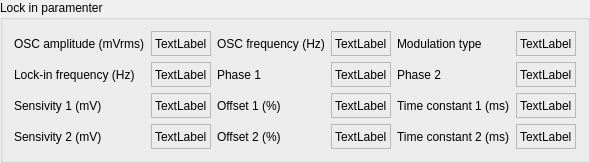
    <widget class="QGroupBox" name="groupBox_2">
     <property name="title">
      <string>Lock in paramenter</string>
     </property>
     <layout class="QGridLayout" name="gridLayout_3">
      <item row="2" column="1">
       <widget class="QLabel" name="label_88">
        <property name="sizePolicy">
         <sizepolicy hsizetype="Preferred" vsizetype="Fixed">
          <horstretch>0</horstretch>
          <verstretch>0</verstretch>
         </sizepolicy>
        </property>
        <property name="minimumSize">
         <size>
          <width>0</width>
          <height>25</height>
         </size>
        </property>
        <property name="maximumSize">
         <size>
          <width>16777215</width>
          <height>25</height>
         </size>
        </property>
        <property name="frameShape">
         <enum>QFrame::StyledPanel</enum>
        </property>
        <property name="text">
         <string>TextLabel</string>
        </property>
       </widget>
      </item>
      <item row="2" column="0">
       <widget class="QLabel" name="label_87">
        <property name="text">
         <string>Lock-in frequency (Hz)</string>
        </property>
       </widget>
      </item>
      <item row="2" column="2">
       <widget class="QLabel" name="label_67">
        <property name="text">
         <string>Phase 1</string>
        </property>
       </widget>
      </item>
      <item row="3" column="0">
       <widget class="QLabel" name="label_69">
        <property name="text">
         <string>Sensivity 1 (mV)</string>
        </property>
       </widget>
      </item>
      <item row="0" column="5">
       <widget class="QLabel" name="label_86">
        <property name="sizePolicy">
         <sizepolicy hsizetype="Preferred" vsizetype="Fixed">
          <horstretch>0</horstretch>
          <verstretch>0</verstretch>
         </sizepolicy>
        </property>
        <property name="minimumSize">
         <size>
          <width>0</width>
          <height>25</height>
         </size>
        </property>
        <property name="maximumSize">
         <size>
          <width>16777215</width>
          <height>25</height>
         </size>
        </property>
        <property name="frameShape">
         <enum>QFrame::StyledPanel</enum>
        </property>
        <property name="text">
         <string>TextLabel</string>
        </property>
       </widget>
      </item>
      <item row="0" column="4">
       <widget class="QLabel" name="label_85">
        <property name="text">
         <string>Modulation type</string>
        </property>
       </widget>
      </item>
      <item row="0" column="3">
       <widget class="QLabel" name="label_76">
        <property name="sizePolicy">
         <sizepolicy hsizetype="Preferred" vsizetype="Fixed">
          <horstretch>0</horstretch>
          <verstretch>0</verstretch>
         </sizepolicy>
        </property>
        <property name="minimumSize">
         <size>
          <width>0</width>
          <height>25</height>
         </size>
        </property>
        <property name="maximumSize">
         <size>
          <width>16777215</width>
          <height>25</height>
         </size>
        </property>
        <property name="frameShape">
         <enum>QFrame::StyledPanel</enum>
        </property>
        <property name="text">
         <string>TextLabel</string>
        </property>
       </widget>
      </item>
      <item row="4" column="1">
       <widget class="QLabel" name="label_79">
        <property name="sizePolicy">
         <sizepolicy hsizetype="Preferred" vsizetype="Fixed">
          <horstretch>0</horstretch>
          <verstretch>0</verstretch>
         </sizepolicy>
        </property>
        <property name="minimumSize">
         <size>
          <width>0</width>
          <height>25</height>
         </size>
        </property>
        <property name="maximumSize">
         <size>
          <width>16777215</width>
          <height>25</height>
         </size>
        </property>
        <property name="frameShape">
         <enum>QFrame::StyledPanel</enum>
        </property>
        <property name="text">
         <string>TextLabel</string>
        </property>
       </widget>
      </item>
      <item row="2" column="3">
       <widget class="QLabel" name="label_77">
        <property name="sizePolicy">
         <sizepolicy hsizetype="Preferred" vsizetype="Fixed">
          <horstretch>0</horstretch>
          <verstretch>0</verstretch>
         </sizepolicy>
        </property>
        <property name="minimumSize">
         <size>
          <width>0</width>
          <height>25</height>
         </size>
        </property>
        <property name="maximumSize">
         <size>
          <width>16777215</width>
          <height>25</height>
         </size>
        </property>
        <property name="frameShape">
         <enum>QFrame::StyledPanel</enum>
        </property>
        <property name="text">
         <string>TextLabel</string>
        </property>
       </widget>
      </item>
      <item row="3" column="3">
       <widget class="QLabel" name="label_82">
        <property name="sizePolicy">
         <sizepolicy hsizetype="Preferred" vsizetype="Fixed">
          <horstretch>0</horstretch>
          <verstretch>0</verstretch>
         </sizepolicy>
        </property>
        <property name="minimumSize">
         <size>
          <width>0</width>
          <height>25</height>
         </size>
        </property>
        <property name="maximumSize">
         <size>
          <width>16777215</width>
          <height>25</height>
         </size>
        </property>
        <property name="frameShape">
         <enum>QFrame::StyledPanel</enum>
        </property>
        <property name="text">
         <string>TextLabel</string>
        </property>
       </widget>
      </item>
      <item row="4" column="2">
       <widget class="QLabel" name="label_72">
        <property name="text">
         <string>Offset 2 (%)</string>
        </property>
       </widget>
      </item>
      <item row="2" column="5">
       <widget class="QLabel" name="label_81">
        <property name="sizePolicy">
         <sizepolicy hsizetype="Preferred" vsizetype="Fixed">
          <horstretch>0</horstretch>
          <verstretch>0</verstretch>
         </sizepolicy>
        </property>
        <property name="minimumSize">
         <size>
          <width>0</width>
          <height>25</height>
         </size>
        </property>
        <property name="maximumSize">
         <size>
          <width>16777215</width>
          <height>25</height>
         </size>
        </property>
        <property name="frameShape">
         <enum>QFrame::StyledPanel</enum>
        </property>
        <property name="text">
         <string>TextLabel</string>
        </property>
       </widget>
      </item>
      <item row="4" column="3">
       <widget class="QLabel" name="label_83">
        <property name="sizePolicy">
         <sizepolicy hsizetype="Preferred" vsizetype="Fixed">
          <horstretch>0</horstretch>
          <verstretch>0</verstretch>
         </sizepolicy>
        </property>
        <property name="minimumSize">
         <size>
          <width>0</width>
          <height>25</height>
         </size>
        </property>
        <property name="maximumSize">
         <size>
          <width>16777215</width>
          <height>25</height>
         </size>
        </property>
        <property name="frameShape">
         <enum>QFrame::StyledPanel</enum>
        </property>
        <property name="text">
         <string>TextLabel</string>
        </property>
       </widget>
      </item>
      <item row="0" column="0">
       <widget class="QLabel" name="label_65">
        <property name="text">
         <string>OSC amplitude (mVrms)</string>
        </property>
       </widget>
      </item>
      <item row="2" column="4">
       <widget class="QLabel" name="label_68">
        <property name="text">
         <string>Phase 2</string>
        </property>
       </widget>
      </item>
      <item row="3" column="1">
       <widget class="QLabel" name="label_78">
        <property name="sizePolicy">
         <sizepolicy hsizetype="Preferred" vsizetype="Fixed">
          <horstretch>0</horstretch>
          <verstretch>0</verstretch>
         </sizepolicy>
        </property>
        <property name="minimumSize">
         <size>
          <width>0</width>
          <height>25</height>
         </size>
        </property>
        <property name="maximumSize">
         <size>
          <width>16777215</width>
          <height>25</height>
         </size>
        </property>
        <property name="frameShape">
         <enum>QFrame::StyledPanel</enum>
        </property>
        <property name="text">
         <string>TextLabel</string>
        </property>
       </widget>
      </item>
      <item row="0" column="1">
       <widget class="QLabel" name="label_75">
        <property name="sizePolicy">
         <sizepolicy hsizetype="Preferred" vsizetype="Fixed">
          <horstretch>0</horstretch>
          <verstretch>0</verstretch>
         </sizepolicy>
        </property>
        <property name="minimumSize">
         <size>
          <width>0</width>
          <height>25</height>
         </size>
        </property>
        <property name="maximumSize">
         <size>
          <width>16777215</width>
          <height>25</height>
         </size>
        </property>
        <property name="frameShape">
         <enum>QFrame::StyledPanel</enum>
        </property>
        <property name="text">
         <string>TextLabel</string>
        </property>
       </widget>
      </item>
      <item row="0" column="2">
       <widget class="QLabel" name="label_66">
        <property name="text">
         <string>OSC frequency (Hz)</string>
        </property>
       </widget>
      </item>
      <item row="3" column="2">
       <widget class="QLabel" name="label_71">
        <property name="text">
         <string>Offset 1 (%)</string>
        </property>
       </widget>
      </item>
      <item row="4" column="0">
       <widget class="QLabel" name="label_70">
        <property name="text">
         <string>Sensivity 2 (mV)</string>
        </property>
       </widget>
      </item>
      <item row="3" column="4">
       <widget class="QLabel" name="label_73">
        <property name="text">
         <string>Time constant 1 (ms)</string>
        </property>
       </widget>
      </item>
      <item row="3" column="5">
       <widget class="QLabel" name="label_80">
        <property name="sizePolicy">
         <sizepolicy hsizetype="Preferred" vsizetype="Fixed">
          <horstretch>0</horstretch>
          <verstretch>0</verstretch>
         </sizepolicy>
        </property>
        <property name="minimumSize">
         <size>
          <width>0</width>
          <height>25</height>
         </size>
        </property>
        <property name="maximumSize">
         <size>
          <width>16777215</width>
          <height>25</height>
         </size>
        </property>
        <property name="frameShape">
         <enum>QFrame::StyledPanel</enum>
        </property>
        <property name="text">
         <string>TextLabel</string>
        </property>
       </widget>
      </item>
      <item row="4" column="4">
       <widget class="QLabel" name="label_74">
        <property name="text">
         <string>Time constant 2 (ms)</string>
        </property>
       </widget>
      </item>
      <item row="4" column="5">
       <widget class="QLabel" name="label_84">
        <property name="sizePolicy">
         <sizepolicy hsizetype="Preferred" vsizetype="Fixed">
          <horstretch>0</horstretch>
          <verstretch>0</verstretch>
         </sizepolicy>
        </property>
        <property name="minimumSize">
         <size>
          <width>0</width>
          <height>25</height>
         </size>
        </property>
        <property name="maximumSize">
         <size>
          <width>16777215</width>
          <height>25</height>
         </size>
        </property>
        <property name="frameShape">
         <enum>QFrame::StyledPanel</enum>
        </property>
        <property name="text">
         <string>TextLabel</string>
        </property>
       </widget>
      </item>
     </layout>
    </widget>
